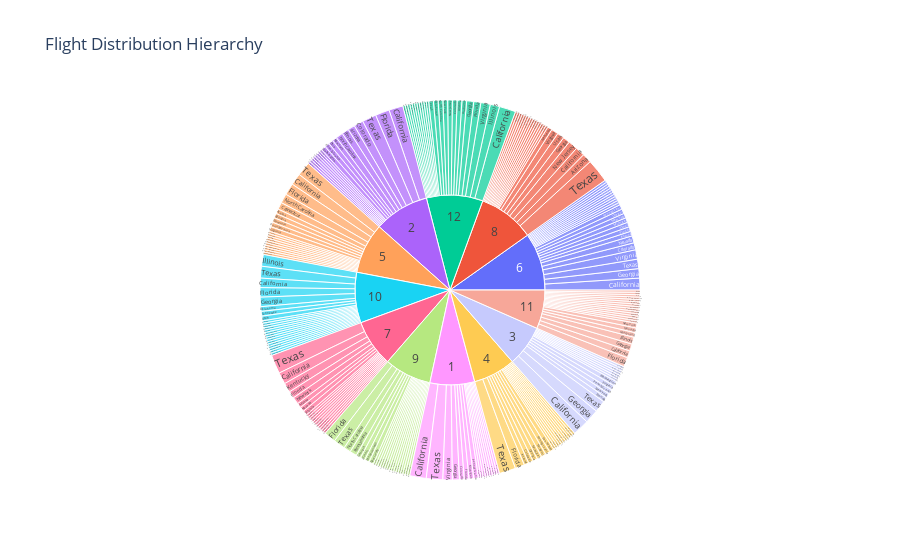

This figure's notebook cell:
### Code cell
fig = px.sunburst(air_data, path=['Month', 'DestStateName'], values='Flights',title='Flight Distribution Hierarchy')
fig.show()

### Figure 1 — Plotly figure (JSON) as saved in the notebook; plotly's stock layout.template omitted (floating-point values rounded to 4 significant figures; data arrays with more than 128 entries replaced by an {"elided": "..."} marker saying what was removed)
{"data": [{"branchvalues": "total", "domain": {"x": [0, 1], "y": [0, 1]}, "hovertemplate": "labels=%{label}<br>Flights=%{value}<br>parent=%{parent}<br>id=%{id}<extra></extra>", "ids": {"elided": "262 str values"}, "labels": {"elided": "262 str values"}, "name": "", "parents": {"elided": "262 str values"}, "type": "sunburst", "values": {"elided": "262 int values"}}], "layout": {"legend": {"tracegroupgap": 0}, "title": {"text": "Flight Distribution Hierarchy"}}}
